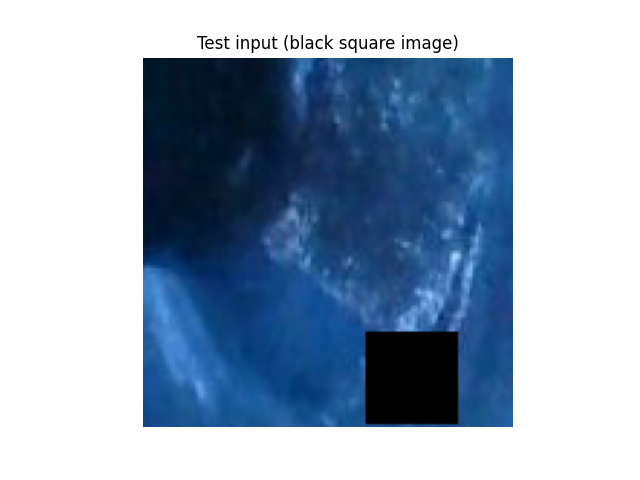
#> input picture wandb/run-20240228_115306-dlx3ipgp/files/media/images/Test input (black square image)_3_07925a226d28e64e96b9.png, 640 x 480 px, found by its file name; its folder holds 2 pictures in this run
$ python datasetDefaultIntegration.py
#> lines starting #> are read from the running program, lines starting #| are printed output that depends on the picture
import argparse
import os
import random
import cv2
from tqdm import tqdm
from shapely.geometry import Polygon, Point
from shapely.affinity import scale
import matplotlib.pyplot as plt
import numpy as np

# [31 lines left out: function fit_square_inside_polygon, not called in this run]

def get_polygon(nom_fichier):
    with open(nom_fichier, 'r') as f:
        for ligne in f:
            ligne = ligne.split(' ')
            coordonnees = [float(l) for l in ligne]
    segmentation_coords = coordonnees[1:]
    points = [(segmentation_coords[i], segmentation_coords[i+1]) for i in range(0, len(segmentation_coords), 2)]
    return Polygon(points)

import numpy as np
import matplotlib.pyplot as plt
from shapely.geometry import Point

# [105 lines left out: functions get_points, add_defect, draw_bbox_yolo, not called in this run]


def main(input_folder, output_folder, defect_folder, defect_percentage, show):
    # Charger les images de soudure
#> called with input_folder = 'D:\\dataset\\v10i.yolov8/train', output_folder = 'D:\\dataset\\dataset_with_equalize/train', defect_folder = 'D:\\dataset\\v5i.yolov8/train\\images', defect_percentage = 0.5, show = True
    input_images = os.listdir(os.path.join(input_folder, 'images'))

    # Charger les images de défaut
    defect_images = [cv2.imread(os.path.join(defect_folder, img)) for img in os.listdir(defect_folder)]
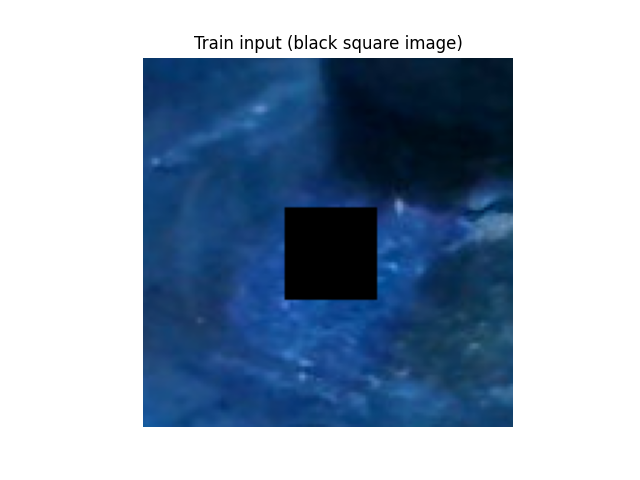
#> input picture wandb/run-20240228_115306-dlx3ipgp/files/media/images/Train input (black square image)_1_d90ce53655a863b6793b.png, 640 x 480 px, found by its file name

    # Créer un dossier de sortie s'il n'existe pas
    os.makedirs(output_folder, exist_ok=True)
    os.makedirs(os.path.join(output_folder, "images"), exist_ok=True)
    os.makedirs(os.path.join(output_folder, "labels"), exist_ok=True)

    # Boucle sur chaque image de soudure avec tqdm
    for image_name in tqdm(input_images, desc="Processing images"):
        # Charger l'image de soudure
        image = cv2.imread(os.path.join(input_folder, 'images', image_name))
#> image is the input picture: shape (480, 640, 3); mean B, G, R 190.3, 169.6, 151.6

        # Initialiser la liste pour stocker les coordonnées des bounding boxes
        bounding_boxes = []

        # Vérifier si un défaut doit être ajouté à cette image
        if random.random() < defect_percentage:
            # Choisir un défaut aléatoire parmi les images de défaut
            defect_image = random.choice(defect_images)

            # Ajouter le défaut à l'image de soudure
            segmentation = get_polygon(os.path.join(input_folder, 'labels', os.path.splitext(image_name)[0] + '.txt'))
            points = get_points(segmentation, show=show)
            image_with_defect, bbox = add_defect(image, segmentation, defect_image, points, show)

            if bbox:
                bounding_boxes.append(bbox)

            # Afficher l'image avec la boîte englobante si show est True
            if show:
                image_with_bbox = draw_bbox_yolo(image_with_defect, bbox)
                plt.imshow(image_with_bbox, cmap='gray')
                plt.title('Image with bbox')
                plt.show()

        # Enregistrer l'image originale
        output_path = os.path.join(output_folder, 'images', image_name)
        cv2.imwrite(output_path, cv2.cvtColor(image, cv2.COLOR_RGB2GRAY))
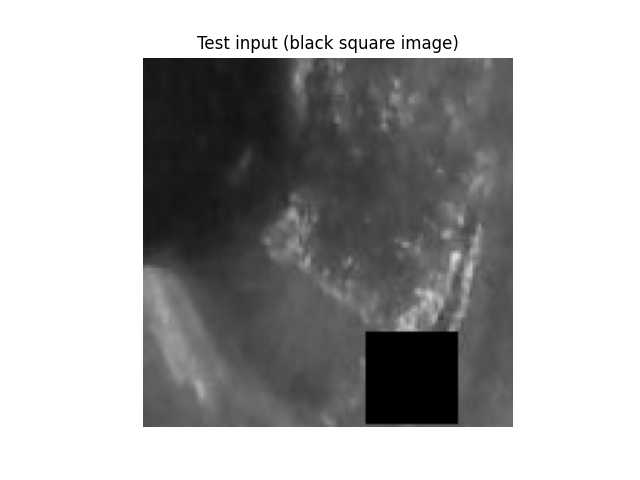
#> saved as Test input (black square image)_3_07925a226d28e64e96b9.png: shape (480, 640); min 0, max 255, mean 173.7

        # Créer un fichier vide pour les labels
        with open(os.path.join(output_folder, 'labels', os.path.splitext(image_name)[0] + ".txt"), "w") as f:
            pass

        # Enregistrer l'image avec le défaut et écrire les coordonnées des bounding boxes
        if bounding_boxes:
            output_path = os.path.join(output_folder, 'images', os.path.splitext(image_name)[0] + "_defect.jpg")
            cv2.imwrite(output_path, image_with_defect)

            # Écrire les coordonnées des bounding boxes dans un fichier texte au format YOLO
            with open(os.path.join(output_folder, 'labels', os.path.splitext(image_name)[0] + "_defect.txt"), "w") as f:
                for bbox in bounding_boxes:
                    f.write("0 {:.6f} {:.6f} {:.6f} {:.6f}\n".format(bbox[0], bbox[1], bbox[2], bbox[3]))

def parse_arguments():
    parser = argparse.ArgumentParser(description='Process images and add defects.')
    parser.add_argument('--input_folder', type=str, default='D:\\dataset\\v10i.yolov8', help='Input folder containing the original images')
    parser.add_argument('--output_folder', type=str, default='D:\\dataset\\dataset_with_equalize', help='Output folder to save the processed images')
    parser.add_argument('--defect_folder', type=str, default='D:\\dataset\\v5i.yolov8', help='Folder containing defect images')
    parser.add_argument('--defect_percentage', type=float, default=0.5, help='Percentage of images with defects')
    parser.add_argument('--show', action='store_true', help='Display images with bounding boxes')
    return parser.parse_args()

if __name__ == "__main__":
    args = parse_arguments()

    folders = ['train', 'valid', 'test']
    for folder in folders:
        input_folder = os.path.join(args.input_folder, folder)
        output_folder = os.path.join(args.output_folder, folder)
        defect_folder = os.path.join(args.defect_folder, folder + '\\images')
        show = args.show

#> (the run stopped early here; a loop or call above may not have finished)
